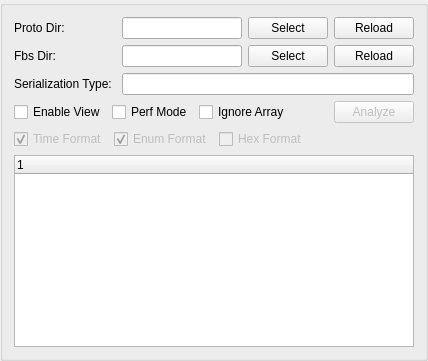
      <widget class="QGroupBox" name="groupBox_proto">
       <property name="title">
        <string/>
       </property>
       <layout class="QVBoxLayout" name="verticalLayout_9">
        <item>
         <layout class="QVBoxLayout" name="verticalLayout_7">
          <property name="spacing">
           <number>6</number>
          </property>
          <item>
           <layout class="QHBoxLayout" name="horizontalLayout_4">
            <item>
             <layout class="QVBoxLayout" name="verticalLayout_3">
              <item>
               <widget class="QLabel" name="label_protodir">
                <property name="text">
                 <string>Proto Dir: </string>
                </property>
                <property name="textInteractionFlags">
                 <set>Qt::TextInteractionFlag::NoTextInteraction</set>
                </property>
               </widget>
              </item>
              <item>
               <widget class="QLabel" name="label_fbsdir">
                <property name="text">
                 <string>Fbs Dir: </string>
                </property>
                <property name="textInteractionFlags">
                 <set>Qt::TextInteractionFlag::NoTextInteraction</set>
                </property>
               </widget>
              </item>
              <item>
               <widget class="QLabel" name="label_protoser">
                <property name="text">
                 <string>Serialization Type: </string>
                </property>
                <property name="textInteractionFlags">
                 <set>Qt::TextInteractionFlag::NoTextInteraction</set>
                </property>
               </widget>
              </item>
             </layout>
            </item>
            <item>
             <layout class="QVBoxLayout" name="verticalLayout_6">
              <item>
               <layout class="QHBoxLayout" name="horizontalLayout_2">
                <item>
                 <widget class="QLineEdit" name="lineEdit_protodir">
                  <property name="readOnly">
                   <bool>true</bool>
                  </property>
                 </widget>
                </item>
                <item>
                 <widget class="QPushButton" name="pushButton_protoselect">
                  <property name="text">
                   <string>Select</string>
                  </property>
                  <property name="icon">
                   <iconset resource="resource.qrc">
                    <normaloff>:/resource/select.png</normaloff>:/resource/select.png</iconset>
                  </property>
                 </widget>
                </item>
                <item>
                 <widget class="QPushButton" name="pushButton_protoreload">
                  <property name="text">
                   <string>Reload</string>
                  </property>
                  <property name="icon">
                   <iconset resource="resource.qrc">
                    <normaloff>:/resource/reload.png</normaloff>:/resource/reload.png</iconset>
                  </property>
                 </widget>
                </item>
               </layout>
              </item>
              <item>
               <layout class="QHBoxLayout" name="horizontalLayout_fbs">
                <item>
                 <widget class="QLineEdit" name="lineEdit_fbsdir">
                  <property name="readOnly">
                   <bool>true</bool>
                  </property>
                 </widget>
                </item>
                <item>
                 <widget class="QPushButton" name="pushButton_fbsselect">
                  <property name="text">
                   <string>Select</string>
                  </property>
                  <property name="icon">
                   <iconset resource="resource.qrc">
                    <normaloff>:/resource/select.png</normaloff>:/resource/select.png</iconset>
                  </property>
                 </widget>
                </item>
                <item>
                 <widget class="QPushButton" name="pushButton_fbsreload">
                  <property name="text">
                   <string>Reload</string>
                  </property>
                  <property name="icon">
                   <iconset resource="resource.qrc">
                    <normaloff>:/resource/reload.png</normaloff>:/resource/reload.png</iconset>
                  </property>
                 </widget>
                </item>
               </layout>
              </item>
              <item>
               <widget class="QLineEdit" name="lineEdit_protoser">
                <property name="readOnly">
                 <bool>true</bool>
                </property>
               </widget>
              </item>
             </layout>
            </item>
           </layout>
          </item>
          <item>
           <layout class="QHBoxLayout" name="horizontalLayout_8">
            <item>
             <widget class="QCheckBox" name="checkBox_view">
              <property name="text">
               <string>Enable View</string>
              </property>
             </widget>
            </item>
            <item>
             <widget class="QCheckBox" name="checkBox_perf">
              <property name="text">
               <string>Perf Mode</string>
              </property>
             </widget>
            </item>
            <item>
             <widget class="QCheckBox" name="checkBox_array">
              <property name="text">
               <string>Ignore Array</string>
              </property>
             </widget>
            </item>
            <item>
             <spacer name="horizontalSpacer">
              <property name="orientation">
               <enum>Qt::Orientation::Horizontal</enum>
              </property>
              <property name="sizeHint" stdset="0">
               <size>
                <width>0</width>
                <height>0</height>
               </size>
              </property>
             </spacer>
            </item>
            <item>
             <widget class="QPushButton" name="pushButton_analyze">
              <property name="enabled">
               <bool>false</bool>
              </property>
              <property name="text">
               <string>Analyze</string>
              </property>
              <property name="icon">
               <iconset resource="resource.qrc">
                <normaloff>:/resource/analyze.png</normaloff>:/resource/analyze.png</iconset>
              </property>
             </widget>
            </item>
           </layout>
          </item>
          <item>
           <layout class="QHBoxLayout" name="horizontalLayout_6">
            <item>
             <widget class="QCheckBox" name="checkBox_time">
              <property name="enabled">
               <bool>false</bool>
              </property>
              <property name="text">
               <string>Time Format</string>
              </property>
              <property name="checked">
               <bool>true</bool>
              </property>
             </widget>
            </item>
            <item>
             <widget class="QCheckBox" name="checkBox_enum">
              <property name="enabled">
               <bool>false</bool>
              </property>
              <property name="text">
               <string>Enum Format</string>
              </property>
              <property name="checked">
               <bool>true</bool>
              </property>
             </widget>
            </item>
            <item>
             <widget class="QCheckBox" name="checkBox_hex">
              <property name="enabled">
               <bool>false</bool>
              </property>
              <property name="text">
               <string>Hex Format</string>
              </property>
             </widget>
            </item>
            <item>
             <spacer name="horizontalSpacer_6">
              <property name="orientation">
               <enum>Qt::Orientation::Horizontal</enum>
              </property>
              <property name="sizeHint" stdset="0">
               <size>
                <width>40</width>
                <height>20</height>
               </size>
              </property>
             </spacer>
            </item>
           </layout>
          </item>
          <item>
           <widget class="QTreeWidget" name="treeWidget_property">
            <property name="minimumSize">
             <size>
              <width>400</width>
              <height>0</height>
             </size>
            </property>
            <property name="selectionMode">
             <enum>QAbstractItemView::SelectionMode::NoSelection</enum>
            </property>
            <column>
             <property name="text">
              <string notr="true">1</string>
             </property>
            </column>
           </widget>
          </item>
         </layout>
        </item>
       </layout>
      </widget>
